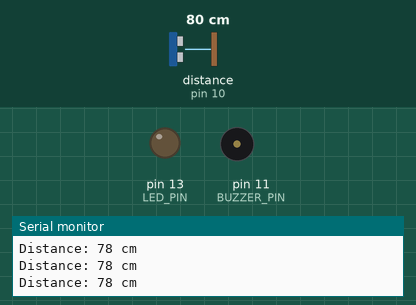
The sketch below on a simulated Arduino Uno, built with avr-gcc and run on an emulated ATmega328P. Shown: output pins drawn as LEDs (lit = HIGH), buzzer (waves = sounding), the last lines printed to the serial monitor. Wiring (inferred from the names in the program): ultrasonic range finder: trigger pin 9; echo pin 10. The test bench sets the inputs (shaded band); at power-on: distance to the obstacle (sensor on pin 10) 80 cm. The echo pulse lasts 58.3 µs per cm; pins used as bus, display or sensor lines are not drawn.

Above: at 1.2 s.
1.3 s: distance to the obstacle (sensor on pin 10) set to 54 cm
4.3 s: distance to the obstacle (sensor on pin 10) set to 47 cm
At 4.8 s:
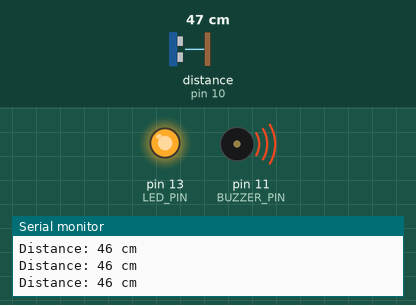
5.8 s: distance to the obstacle (sensor on pin 10) set to 120 cm
At 6.5 s:
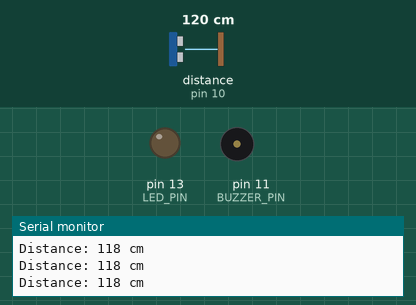
7.3 s: distance to the obstacle (sensor on pin 10) set to 2 cm
At 8.7 s:
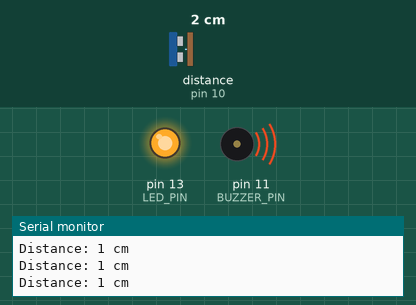
Timing chart, 0 to 9.8 s (numbered marks = the images above; inputs shaded):
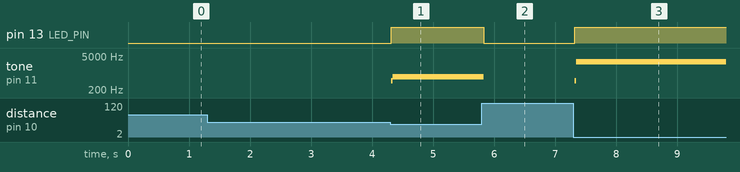

Measured:
- the behaviour switches between 51 and 50 cm on distance to the obstacle (sensor on pin 10) (found by bisection; images 0 and 1)
- after the input at 4.3 s, pin 13 (LED_PIN): LOW → HIGH at once; tone on pin 11 (BUZZER_PIN): silent → 490 Hz at once, → 700 Hz 0.02 s later
- after the input at 5.8 s, pin 13 (LED_PIN): HIGH → LOW at once; tone on pin 11 (BUZZER_PIN): 700 Hz → silent at once
- after the input at 7.3 s, pin 13 (LED_PIN): LOW → HIGH at once; tone on pin 11 (BUZZER_PIN): silent → 490 Hz at once, → 2950 Hz 0.02 s later

The sketch:

pitchchange.ino
```cpp
#define TRIG_PIN 9
#define ECHO_PIN 10
#define BUZZER_PIN 11
#define LED_PIN 13

long duration;
int distance;

void setup() {
  pinMode(TRIG_PIN, OUTPUT);
  pinMode(ECHO_PIN, INPUT);
  pinMode(BUZZER_PIN, OUTPUT);
  pinMode(LED_PIN, OUTPUT);
  Serial.begin(9600);
}

void loop() {
  digitalWrite(TRIG_PIN, LOW);
  delayMicroseconds(2);
  digitalWrite(TRIG_PIN, HIGH);
  delayMicroseconds(10);
  digitalWrite(TRIG_PIN, LOW);

  duration = pulseIn(ECHO_PIN, HIGH);
  distance = duration * 0.034 / 2;

  Serial.print("Distance: ");
  Serial.print(distance);
  Serial.println(" cm");

  if (distance < 50) {
    digitalWrite(LED_PIN, HIGH);
    int freq = map(distance, 0, 50, 3000, 500);
    tone(BUZZER_PIN, freq);
    int duty = map(distance, 0, 50, 255, 50);
    analogWrite(BUZZER_PIN, duty);
  } else {
    digitalWrite(LED_PIN, LOW);
    noTone(BUZZER_PIN);
  }

  delay(20);
}
```
